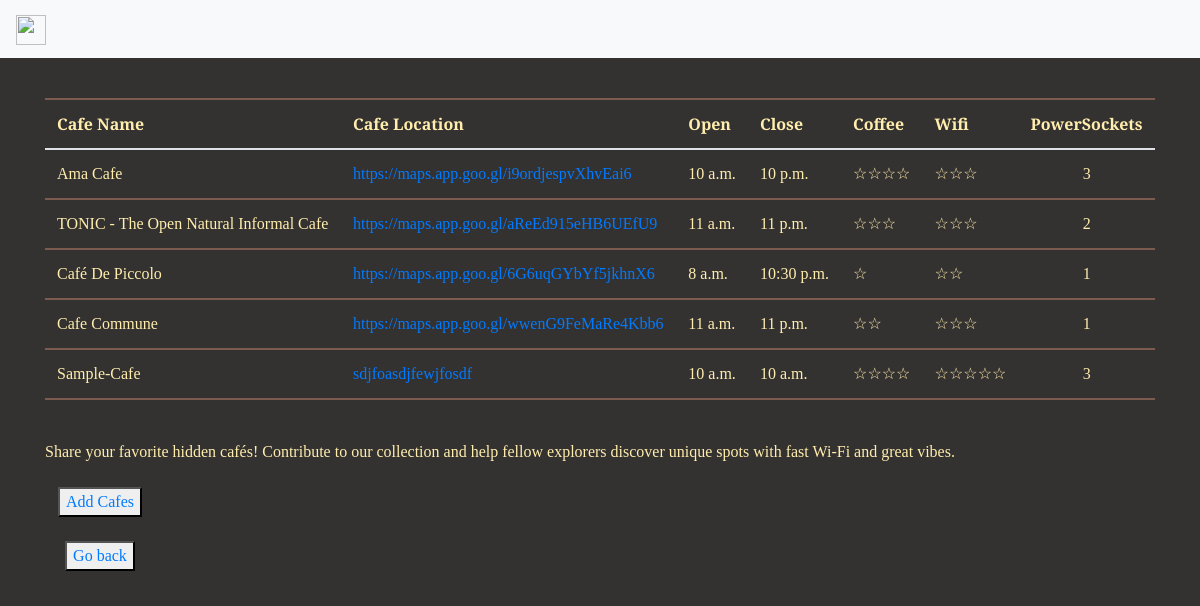
/cafes/, run on the app's committed database.
### source/models.py (models this page shows, shortened)
class Cafe(models.Model):
    rating=[
        ('☆','☆'),
       ('☆☆','☆☆'),
        ('☆☆☆','☆☆☆'),
        ('☆☆☆☆','☆☆☆☆'),
       ('☆☆☆☆☆','☆☆☆☆☆'),
    ]
    sockets=[
        (1, 'one'),
        (2, 'tow'),
        (3, 'three'),
        (4, 'four'),
        (5, 'five'),
    ]
    name = models.CharField(max_length=100)
    location = models.TextField(max_length=50)
    open = models.TimeField(null=False)
    close = models.TimeField(null=False)
    coffee = models.CharField(max_length=5, choices=rating, default=0, null=False)
    wifi = models.CharField(max_length=5, choices=rating, default=0, null=False)
    powersockets = models.IntegerField(choices=sockets, default=0, null=False)

### source/views.py (the view)
# urls.py: path('cafes/', CafeList.as_view(), name='cafe'),
class CafeList(ListView):
    model = Cafe
    context_object_name = 'cafe'
    fields = "__all__"
    template_name = 'source/allcafes.html'

### source/templates/source/allcafes.html (shortened to what this page needs)
{% extends 'source/base.html' %}
{% load static %}
{% block style %}
<link rel="stylesheet" href="https://stackpath.bootstrapcdn.com/bootstrap/4.5.2/css/bootstrap.min.css">
<link rel="stylesheet" href="{% static 'css/allcafes.css' %}">
{% endblock %}
{% block content %}
<nav class="navbar navbar-light bg-light">
    <a class="navbar-brand" href="#">
      <img src="/docs/4.0/assets/brand/bootstrap-solid.svg" width="30" height="30" alt="">
    </a>
  </nav>
    <div class="container">
            <div class="section">
                <table class="table table-hover">
                    <thead>
                        <th>Cafe Name</th>
                        <th>Cafe Location</th>
                        <th>Open</th>
                        <th>Close</th>
                        <th>Coffee</th>
                        <th>Wifi</th>
                        <th>PowerSockets</th>
                    </thead>
                    {% for i in cafe %}
                        <tbody>
                            <tr>
                                <td>{{i.name}}</td>
                                <td><a href="{{i.location}}">{{i.location}}</a></td>
                                <td>{{i.open}}</td>
                                <td>{{i.close}}</td>
                                <td title="rating">{{i.coffee}}</td>
                                <td title="rating">{{i.wifi}}</td>
                                <td id="td1">{{i.powersockets}}</td>
                            </tr>
                        </tbody>
                    {% endfor %}
                </table>
            </div>
        <br>
        <div class="para">
            <p>Share your favorite hidden cafés! Contribute to our collection and help fellow explorers discover unique spots with fast Wi-Fi and great vibes.</p>
        </div>
        <div class="btn">
            <button><a href="{% url 'addcafe' %}">Add Cafes</a></button>
            <br>
            <br>
            <button><a href="{% url 'home' %}">Go back</a></button>
        </div>
    </div>
{% endblock %}

### source/templates/source/base.html (shortened to what this page needs)
<!DOCTYPE html>
<html lang="en">
<head>
    {% block style %}{% endblock %}
</head>
<body>
    {% block content %}
    {% endblock %}
</body>
</html>

### source/static/css/allcafes.css (style rules this page uses)
body { font-family: "Playfair Display", serif; background-color: #343131; color: #FFEEAD; }
.section table { margin-top: 2.5em; color: #FFEEAD; border-top: 2px solid #7D5A50; }
th { border-bottom: 2px solid #7D5A50; text-align: left; }
td { text-align: left; border-bottom: 2px solid #7D5A50; }
#td1 { text-align: center; }
th,td { padding: 8px; }

### data on the page
Cafe: name "Ama Cafe", location "https://maps.app.goo.gl/i9ordjespvXhvEai6", open "10 a.m.", close "10 p.m.", coffee "☆☆☆☆", wifi "☆☆☆", powersockets "3"
Cafe: name "TONIC - The Open Natural Informal Cafe", location "https://maps.app.goo.gl/aReEd915eHB6UEfU9", open "11 a.m.", close "11 p.m.", coffee "☆☆☆", wifi "☆☆☆", powersockets "2"
Cafe: name "Café De Piccolo", location "https://maps.app.goo.gl/6G6uqGYbYf5jkhnX6", open "8 a.m.", close "10:30 p.m.", coffee "☆", wifi "☆☆", powersockets "1"
Cafe: name "Cafe Commune", location "https://maps.app.goo.gl/wwenG9FeMaRe4Kbb6", open "11 a.m.", close "11 p.m.", coffee "☆☆", wifi "☆☆☆", powersockets "1"
Cafe: name "Sample-Cafe", location "sdjfoasdjfewjfosdf", open "10 a.m.", close "10 a.m.", coffee "☆☆☆☆", wifi "☆☆☆☆☆", powersockets "3"
